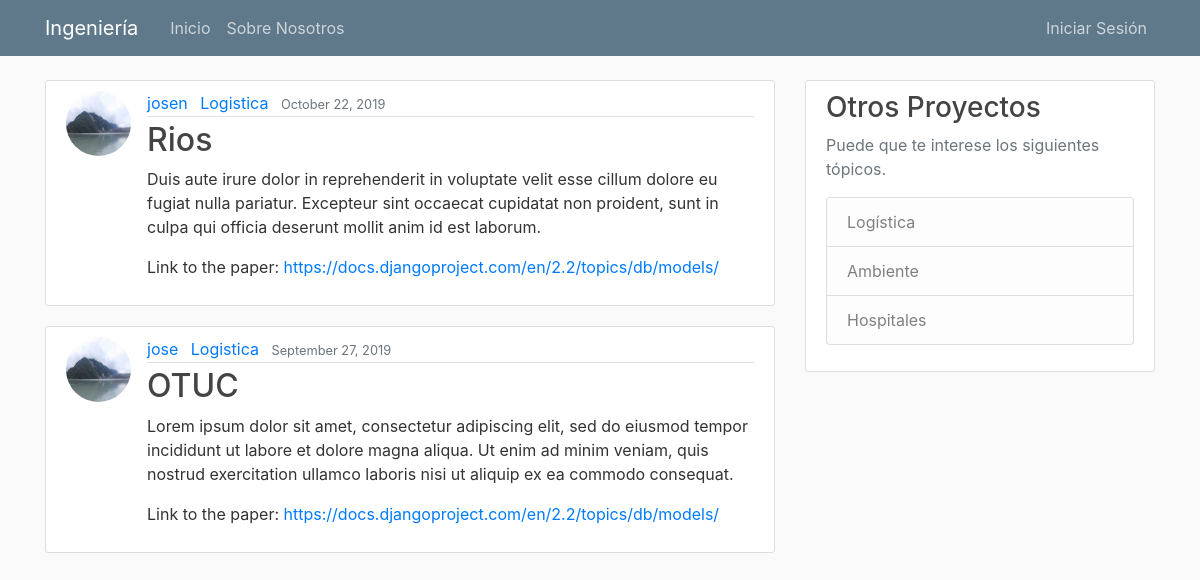
The page / on the database its author committed.
### blog/models.py (models this page shows, shortened)
class Post(models.Model):
    title = models.CharField(max_length=100)
    content = models.TextField()
    date_posted = models.DateTimeField(default=timezone.now)
    author = models.ForeignKey(User, on_delete=models.CASCADE)
    paper = models.TextField(verbose_name="link to the paper", default="https://docs.djangoproject.com/en/2.2/topics/db/models/")
    CATEGORIAS = (
        ('L', 'Logistica'),
        ('H', 'Hospitales'),
        ('A', 'Ambiente'),
    )
    category = models.CharField(max_length=1, choices=CATEGORIAS, default="L")

### user/models.py (models this page shows, shortened)
class Profile(models.Model):
    user = models.OneToOneField(User, on_delete=models.CASCADE)
    image = models.ImageField(default='default.jpg', upload_to='profile_pics')

### blog/views.py (the view)
# urls.py: path('', PostListView.as_view(), name='blog-home'),
class PostListView(ListView):
    model = Post
    template_name = "blog/home.html"  # <app>/<model>_<viewtype>.html
    context_object_name = 'posts'
    ordering = ['-date_posted']
    paginate_by = 3

### blog/templates/blog/home.html (shortened to what this page needs)
{% extends "blog/base.html" %}
{% block content %}
    {% for post in posts %}
        <article class="media content-section">
          <img class="rounded-circle article-img" src="{{ post.author.profile.image.url }}">
          <div class="media-body">
            <div class="article-metadata">
              <a class="mr-2" href="{% url 'user-posts' post.author.username %}">{{ post.author }}</a>
                <a class="mr-2" href="{% url 'category-posts' post.get_category_display %}">{{ post.get_category_display }}</a>
              <small class="text-muted">{{ post.date_posted|date:"F d, Y" }}</small>
            </div>
            <h2><a class="article-title" href="{% url 'post-detail' post.pk %}">{{ post.title }}</a></h2>
            <p class="article-content">{{ post.content }}</p>
              <p class="article-content">Link to the paper: <a href="post.paper"}}>{{ post.paper}}</a></p>
          </div>
        </article>
    {% endfor %}
{% endblock content %}

### blog/static/blog/main.css (style rules this page uses)
body { background: #fafafa; color: #333333; margin-top: 5rem; }
h1, h2, h3, h4, h5, h6 { color: #444444; }
.content-section { background: #ffffff; padding: 10px 20px; border: 1px solid #dddddd; border-radius: 3px; margin-bottom: 20px; }
.article-title { color: #444444; }
.article-content { white-space: pre-line; }
.article-img { height: 65px; width: 65px; margin-right: 16px; }
.article-metadata { padding-bottom: 1px; margin-bottom: 4px; border-bottom: 1px solid #e3e3e3 }

### rows shown on the page
Post: author.profile.image (placeholder picture), author "josen", category "Logistica", date_posted "October 22, 2019", title "Rios", content "Duis aute irure dolor in reprehenderit in voluptate velit esse cillum dolore eu fugiat nulla pariatur. Excepteur sint occaecat cupidatat non proident, sunt in culpa qui officia deserunt mollit anim id est laborum.", paper "https://docs.djangoproject.com/en/2.2/topics/db/models/"
Post: author.profile.image (placeholder picture), author "jose", category "Logistica", date_posted "September 27, 2019", title "OTUC", content "Lorem ipsum dolor sit amet, consectetur adipiscing elit, sed do eiusmod tempor incididunt ut labore et dolore magna aliqua. Ut enim ad minim veniam, quis nostrud exercitation ullamco laboris nisi ut aliquip ex ea commodo consequat.", paper "https://docs.djangoproject.com/en/2.2/topics/db/models/"
